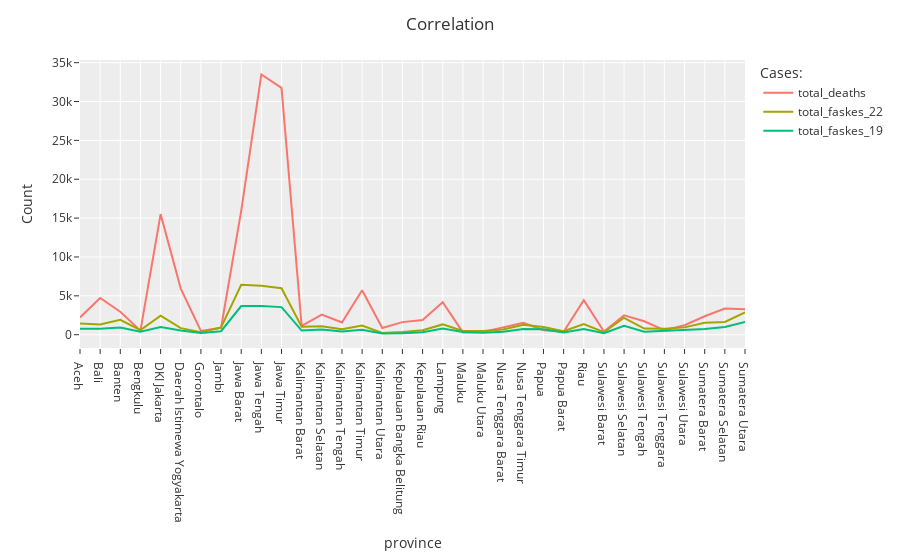

The notebook cell saved with this chart:
### Code cell
# Unpivoting 
temp_corr = df_death_faskes.melt(id_vars='province',value_vars = ['total_deaths', 'total_faskes_22','total_faskes_19'], var_name='Cases:', value_name='Count') 

# Visualization
fig = px.line(temp_corr, x='province', y='Count', color='Cases:', template='ggplot2') 
fig.update_layout(title="Correlation")
fig.show()

### Figure 1 — Plotly figure (JSON) as saved in the notebook; plotly's stock layout.template omitted (floating-point values rounded to 4 significant figures)
{"data": [{"hovertemplate": "Cases:=total_deaths<br>province=%{x}<br>Count=%{y}<extra></extra>", "legendgroup": "total_deaths", "line": {"color": "#F8766D", "dash": "solid"}, "marker": {"symbol": "circle"}, "mode": "lines", "name": "total_deaths", "orientation": "v", "showlegend": true, "type": "scatter", "x": ["Aceh", "Bali", "Banten", "Bengkulu", "DKI Jakarta", "Daerah Istimewa Yogyakarta", "Gorontalo", "Jambi", "Jawa Barat", "Jawa Tengah", "Jawa Timur", "Kalimantan Barat", "Kalimantan Selatan", "Kalimantan Tengah", "Kalimantan Timur", "Kalimantan Utara", "Kepulauan Bangka Belitung", "Kepulauan Riau", "Lampung", "Maluku", "Maluku Utara", "Nusa Tenggara Barat", "Nusa Tenggara Timur", "Papua", "Papua Barat", "Riau", "Sulawesi Barat", "Sulawesi Selatan", "Sulawesi Tengah", "Sulawesi Tenggara", "Sulawesi Utara", "Sumatera Barat", "Sumatera Selatan", "Sumatera Utara"], "xaxis": "x", "y": [2223, 4731, 2950, 522, 15513, 5928, 487, 889, 15937, 33489, 31764, 1132, 2583, 1565, 5726, 860, 1616, 1888, 4186, 295, 334, 902, 1527, 580, 385, 4452, 394, 2485, 1733, 569, 1213, 2371, 3376, 3288], "yaxis": "y"}, {"hovertemplate": "Cases:=total_faskes_22<br>province=%{x}<br>Count=%{y}<extra></extra>", "legendgroup": "total_faskes_22", "line": {"color": "#A3A500", "dash": "solid"}, "marker": {"symbol": "circle"}, "mode": "lines", "name": "total_faskes_22", "orientation": "v", "showlegend": true, "type": "scatter", "x": ["Aceh", "Bali", "Banten", "Bengkulu", "DKI Jakarta", "Daerah Istimewa Yogyakarta", "Gorontalo", "Jambi", "Jawa Barat", "Jawa Tengah", "Jawa Timur", "Kalimantan Barat", "Kalimantan Selatan", "Kalimantan Tengah", "Kalimantan Timur", "Kalimantan Utara", "Kepulauan Bangka Belitung", "Kepulauan Riau", "Lampung", "Maluku", "Maluku Utara", "Nusa Tenggara Barat", "Nusa Tenggara Timur", "Papua", "Papua Barat", "Riau", "Sulawesi Barat", "Sulawesi Selatan", "Sulawesi Tengah", "Sulawesi Tenggara", "Sulawesi Utara", "Sumatera Barat", "Sumatera Selatan", "Sumatera Utara"], "xaxis": "x", "y": [1431, 1317, 1905, 588, 2436, 839, 312, 943, 6421, 6297, 5979, 1016, 1077, 689, 1173, 220, 349, 561, 1321, 484, 481, 664, 1268, 989, 434, 1353, 318, 2172, 793, 763, 940, 1533, 1634, 2876], "yaxis": "y"}, {"hovertemplate": "Cases:=total_faskes_19<br>province=%{x}<br>Count=%{y}<extra></extra>", "legendgroup": "total_faskes_19", "line": {"color": "#00BF7D", "dash": "solid"}, "marker": {"symbol": "circle"}, "mode": "lines", "name": "total_faskes_19", "orientation": "v", "showlegend": true, "type": "scatter", "x": ["Aceh", "Bali", "Banten", "Bengkulu", "DKI Jakarta", "Daerah Istimewa Yogyakarta", "Gorontalo", "Jambi", "Jawa Barat", "Jawa Tengah", "Jawa Timur", "Kalimantan Barat", "Kalimantan Selatan", "Kalimantan Tengah", "Kalimantan Timur", "Kalimantan Utara", "Kepulauan Bangka Belitung", "Kepulauan Riau", "Lampung", "Maluku", "Maluku Utara", "Nusa Tenggara Barat", "Nusa Tenggara Timur", "Papua", "Papua Barat", "Riau", "Sulawesi Barat", "Sulawesi Selatan", "Sulawesi Tengah", "Sulawesi Tenggara", "Sulawesi Utara", "Sumatera Barat", "Sumatera Selatan", "Sumatera Utara"], "xaxis": "x", "y": [776, 765, 913, 390, 995, 534, 206, 446, 3683, 3688, 3548, 531, 671, 418, 634, 140, 182, 319, 784, 334, 253, 393, 722, 712, 278, 729, 187, 1155, 386, 500, 543, 721, 993, 1628], "yaxis": "y"}], "layout": {"legend": {"title": {"text": "Cases:"}, "tracegroupgap": 0}, "margin": {"t": 60}, "title": {"text": "Correlation"}, "xaxis": {"anchor": "y", "domain": [0, 1], "title": {"text": "province"}}, "yaxis": {"anchor": "x", "domain": [0, 1], "title": {"text": "Count"}}}}
